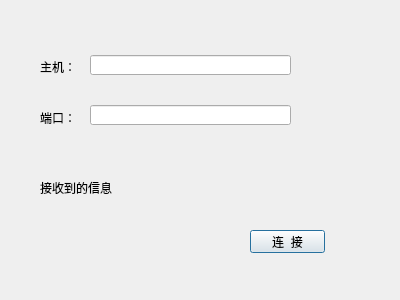
<?xml version="1.0" encoding="UTF-8"?>
<ui version="4.0">
 <class>Client</class>
 <widget class="QDialog" name="Client">
  <property name="geometry">
   <rect>
    <x>0</x>
    <y>0</y>
    <width>400</width>
    <height>300</height>
   </rect>
  </property>
  <property name="windowTitle">
   <string>Client</string>
  </property>
  <widget class="QLabel" name="label">
   <property name="geometry">
    <rect>
     <x>40</x>
     <y>56</y>
     <width>54</width>
     <height>21</height>
    </rect>
   </property>
   <property name="text">
    <string>主机：</string>
   </property>
  </widget>
  <widget class="QLabel" name="label_2">
   <property name="geometry">
    <rect>
     <x>40</x>
     <y>102</y>
     <width>54</width>
     <height>31</height>
    </rect>
   </property>
   <property name="text">
    <string>端口：</string>
   </property>
  </widget>
  <widget class="QLabel" name="messageLabel">
   <property name="geometry">
    <rect>
     <x>40</x>
     <y>180</y>
     <width>141</width>
     <height>16</height>
    </rect>
   </property>
   <property name="text">
    <string>接收到的信息</string>
   </property>
  </widget>
  <widget class="QLineEdit" name="hostLineEdit">
   <property name="geometry">
    <rect>
     <x>90</x>
     <y>55</y>
     <width>201</width>
     <height>20</height>
    </rect>
   </property>
  </widget>
  <widget class="QLineEdit" name="portLineEdit">
   <property name="geometry">
    <rect>
     <x>90</x>
     <y>105</y>
     <width>201</width>
     <height>20</height>
    </rect>
   </property>
  </widget>
  <widget class="QPushButton" name="connectButton">
   <property name="geometry">
    <rect>
     <x>250</x>
     <y>230</y>
     <width>75</width>
     <height>23</height>
    </rect>
   </property>
   <property name="text">
    <string>连  接</string>
   </property>
  </widget>
 </widget>
 <layoutdefault spacing="6" margin="11"/>
 <resources/>
 <connections/>
</ui>
